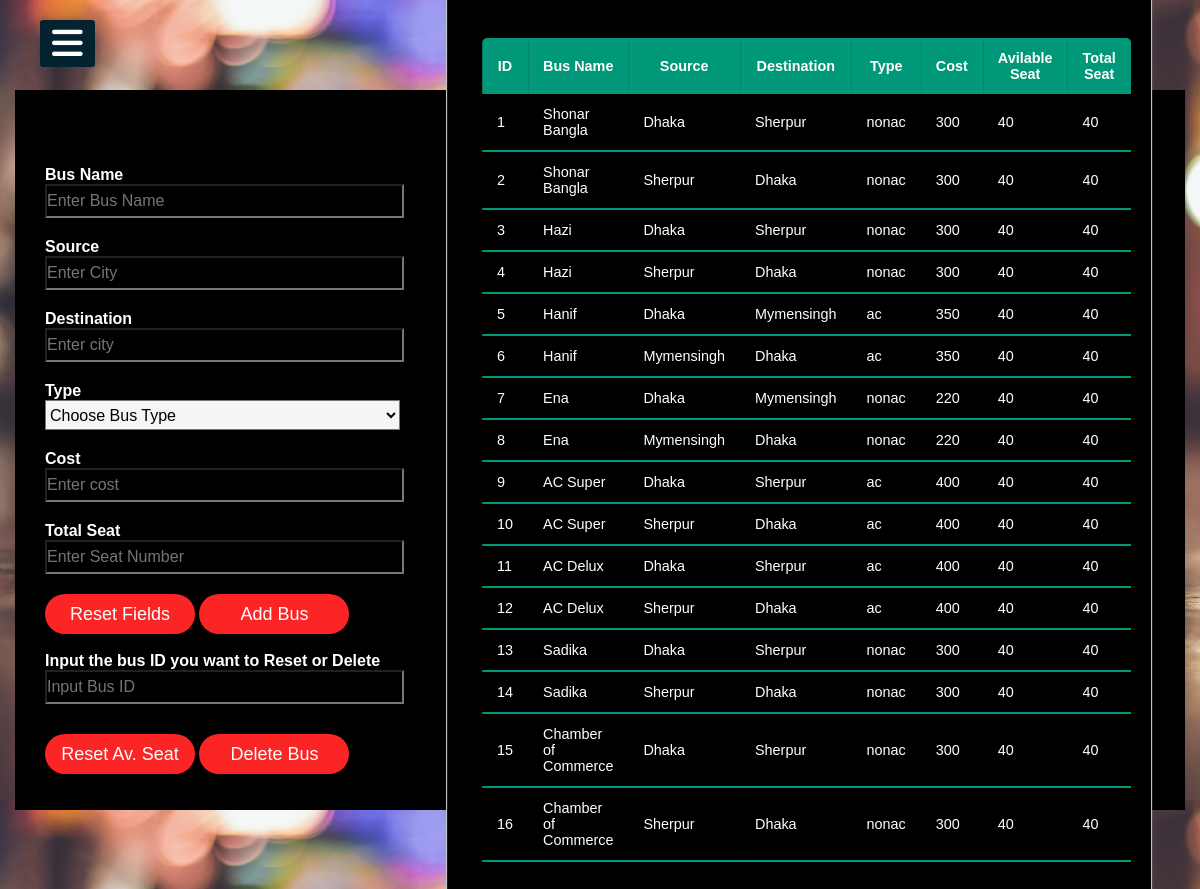
Page /superadminpage/bus.php (signed in) on the committed database.
### tables this page shows
CREATE TABLE `bus_list` (
  `id` int(100) NOT NULL,
  `name` varchar(100) NOT NULL,
  `board` varchar(100) NOT NULL,
  `destination` varchar(100) NOT NULL,
  `type` varchar(10) NOT NULL DEFAULT 'nonac',
  `cost` int(100) NOT NULL,
  `available_seat` int(100) NOT NULL DEFAULT 40,
  `total_seat` int(100) NOT NULL DEFAULT 40
);

### superadminpage/bus.php (the view, shortened to what this page needs)
<?php
include "../superadminpage/common.inc.php";
include "../db/db_connect.inc.php";
$busname = $source = $destination = $type = $cost = $seat = $busid = "";
$busnameErr = $sourceErr = $destinationErr = $typeErr = $costErr = $seatErr = $success = $busidErr = "";
?>
<!DOCTYPE html>
<html>
<head>
    <link rel="stylesheet" href="bus.css">
</head>
<body>
    <div class="box">
        <h1>Bus Ticket Manage Here</h1>
        <form action="bus.php" method="post">
            <p>Bus Name</p>
            <input type="text" name="busname" placeholder="Enter Bus Name" value="<?php echo $busname; ?>"><br><span style="color:red;"> <?php echo $busnameErr; ?> </span>
            <p>Source</p>
            <input type="text" name="source" placeholder="Enter City" value="<?php echo $source; ?>"><br><span style="color:red;"> <?php echo $sourceErr; ?> </span>
            <p>Destination</p>
            <input type="text" name="destination" placeholder="Enter city" value="<?php echo $destination; ?>"><br><span style="color:red;"> <?php echo $destinationErr; ?> </span>
            <p>Type</p>
            <select id="type" name="type">
                <option selected="" disabled="">Choose Bus Type</option>
            </select><br>
            <p>Cost</p>
            <input type="number" name="cost" placeholder="Enter cost" value="<?php echo $cost; ?>"><br><span style="color:red;"> <?php echo $costErr; ?> </span>
            <p>Total Seat</p>
            <input type="number" name="seat" placeholder="Enter Seat Number" value="<?php echo $seat; ?>"><br><span style="color:red;"> <?php echo $seatErr; ?> </span>
            <input type="button" value="Reset Fields" onclick="reset_page()">
            <input type="submit" name="Add" value="Add Bus"><br><br>
            <p>Input the bus ID you want to Reset or Delete</p>
            <input type="number" name="busid" placeholder="Input Bus ID">
            <br><input type="submit" name="Update" value="Reset Av. Seat" style="margin-top:10px">
            <input type="submit" name="Delete" value="Delete Bus">
        </form>
        <div align="right" class="table">
            <table class="content-table">
                <thead>
                    <tr>
                        <th>ID</th>
                        <th>Bus Name</th>
                        <th>Source</th>
                        <th>Destination</th>
                        <th>Type</th>
                        <th>Cost</th>
                        <th>Avilable Seat</th>
                        <th>Total Seat</th>
                    </tr>
                </thead>
                <?php
                $sql = "SELECT *FROM bus_list";
                $result = mysqli_query($conn, $sql);
                $rowCount = mysqli_num_rows($result);
                if ($rowCount > 0) {
                    while ($row = mysqli_fetch_assoc($result)) {
                        echo "<tbody>
                                <tr>
                                <td>" . $row['id'] . "</td>
                                <td>" . $row['name'] . "</td>
                                <td>" . $row['board'] . "</td>
                                <td>" . $row['destination'] . "</td>
                                <td>" . $row['type'] . "</td>
                                <td>" . $row['cost'] . "</td>
                                <td>" . $row['available_seat'] . "</td>
                                <td>" . $row['total_seat'] . "</td>
                                </tr>
                            </tbody>";
                    }
                    echo "</table>";
                }
                ?>
        </div>
    </div>
</body>
</html>

### superadminpage/common.css (style rules this page uses)
body { font-family: 'Roboto' , sans-serif; }
* { margin:0; padding:0; list-style:none; text-decoration:none; }

### superadminpage/bus.css (style rules this page uses)
body { margin: 0; padding: 0; background: url(bus.jpeg); background-size: cover; font-family: sans-serif; overflow: hidden; }
.box { width: 1170px; height: 720px; background: #000; color: #fff; top: 50%; left: 50%; position: absolute; transform: translate(-50%, -50%); box-sizing: border-box; padding: 40px 30px; }
h1 { margin: 0; padding: 0 0 10px; text-align: center; font-size: 22px; }
.box p { margin: 0; padding: 0; font-weight: bold; }
.box input[type="text"] { width: 32%; margin-bottom: 20px; }
.box input[type="number"] { width: 32%; margin-bottom: 20px; }
.box input[type="text"] { background: transparent; height: 30px; color: #fff; font-size: 16px; }
.box select { width: 32%; height: 30px; background: whitesmoke; font-size: 16px; margin-bottom: 20px; }
.box input[type="number"] { background: transparent; height: 30px; color: #fff; font-size: 16px; }
.box input[type="submit"] { border: none; outline: none; height: 40px; width: 150px; background: #fb2525; color: #fff; font-size: 18px; border-radius: 20px; }
.box input[type="button"] { border: none; outline: none; height: 40px; width: 150px; background: #fb2525; color: #fff; font-size: 18px; border-radius: 20px; }
.table { top: 50%; left: 67%; position: absolute; transform: translate(-50%, -50%); box-sizing: border-box; padding: 40px 30px; overflow: scroll; }
.table { padding: 20px; border: 1px solid #ddd; background-color: #000; }
.content-table { border-collapse: collapse; margin: 20px 0; margin-left: 15px; font-size: 0.9em; min-width: 400px; border-radius: 5px 5px 0 0; overflow: hidden; box-shadow: 0 0 20px rgba(0, 0, 0, 0.15); }
.content-table thead tr { background-color: #009879; color: #ffffff; text-align: center; font-weight: bold; }
.content-table th, .content-table td { padding: 12px 15px; }
.content-table tbody tr { border-bottom: 1px solid #dddddd; }
.content-table tbody tr:last-of-type { border-bottom: 2px solid #009879; }

### rows in the picture
bus_list: id "1", name "Shonar Bangla", board "Dhaka", destination "Sherpur", type "nonac", cost "300", available_seat "40", total_seat "40"
bus_list: id "2", name "Shonar Bangla", board "Sherpur", destination "Dhaka", type "nonac", cost "300", available_seat "40", total_seat "40"
bus_list: id "3", name "Hazi", board "Dhaka", destination "Sherpur", type "nonac", cost "300", available_seat "40", total_seat "40"
bus_list: id "4", name "Hazi", board "Sherpur", destination "Dhaka", type "nonac", cost "300", available_seat "40", total_seat "40"
bus_list: id "5", name "Hanif", board "Dhaka", destination "Mymensingh", type "ac", cost "350", available_seat "40", total_seat "40"
bus_list: id "6", name "Hanif", board "Mymensingh", destination "Dhaka", type "ac", cost "350", available_seat "40", total_seat "40"
bus_list: id "7", name "Ena", board "Dhaka", destination "Mymensingh", type "nonac", cost "220", available_seat "40", total_seat "40"
bus_list: id "8", name "Ena", board "Mymensingh", destination "Dhaka", type "nonac", cost "220", available_seat "40", total_seat "40"
bus_list: id "9", name "AC Super", board "Dhaka", destination "Sherpur", type "ac", cost "400", available_seat "40", total_seat "40"
bus_list: id "10", name "AC Super", board "Sherpur", destination "Dhaka", type "ac", cost "400", available_seat "40", total_seat "40"
bus_list: id "11", name "AC Delux", board "Dhaka", destination "Sherpur", type "ac", cost "400", available_seat "40", total_seat "40"
bus_list: id "12", name "AC Delux", board "Sherpur", destination "Dhaka", type "ac", cost "400", available_seat "40", total_seat "40"
bus_list: id "13", name "Sadika", board "Dhaka", destination "Sherpur", type "nonac", cost "300", available_seat "40", total_seat "40"
bus_list: id "14", name "Sadika", board "Sherpur", destination "Dhaka", type "nonac", cost "300", available_seat "40", total_seat "40"
bus_list: id "15", name "Chamber of Commerce", board "Dhaka", destination "Sherpur", type "nonac", cost "300", available_seat "40", total_seat "40"
bus_list: id "16", name "Chamber of Commerce", board "Sherpur", destination "Dhaka", type "nonac", cost "300", available_seat "40", total_seat "40"
